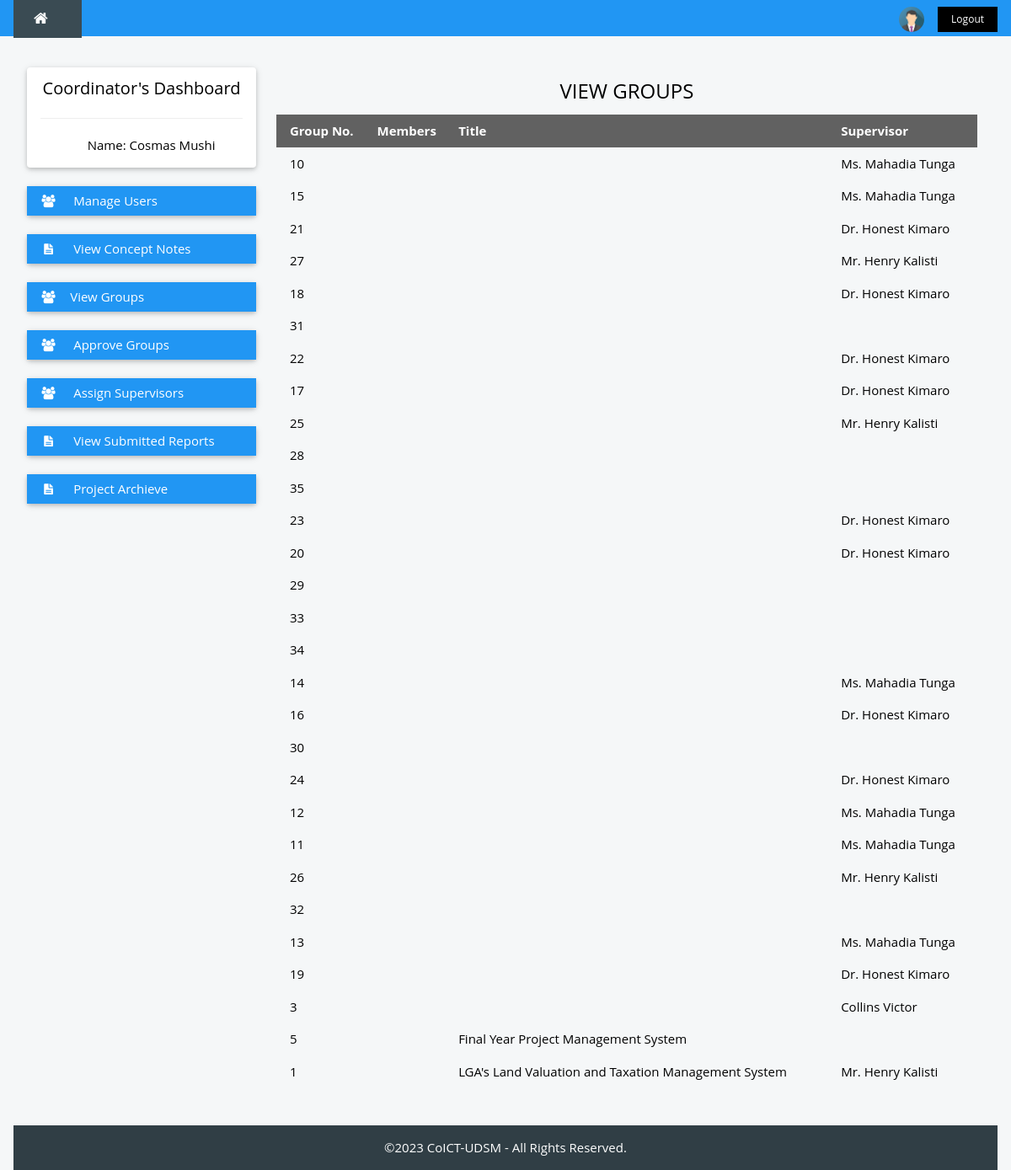
The app's page /coordinator/groups.php (signed in) with its own data.
### tables this page shows
CREATE TABLE IF NOT EXISTS `grp` (
  `grpId` int(7) NOT NULL,
  `grpNo` int(11) NOT NULL AUTO_INCREMENT,
  `approval` int(11) NOT NULL,
  `empId` varchar(20) NOT NULL,
  PRIMARY KEY (`grpId`),
  KEY `empId` (`empId`),
  KEY `grpNo` (`grpNo`)
);

CREATE TABLE IF NOT EXISTS `supervisor` (
  `empId` varchar(20) NOT NULL,
  `fName` varchar(25) NOT NULL,
  `lName` varchar(25) NOT NULL,
  `email` varchar(25) NOT NULL,
  `phoneNo` varchar(15) NOT NULL,
  `expertise` varchar(50) NOT NULL,
  `office` varchar(5) NOT NULL,
  PRIMARY KEY (`empId`),
  KEY `empId` (`empId`)
);

CREATE TABLE IF NOT EXISTS `project` (
  `projectId` int(5) NOT NULL AUTO_INCREMENT,
  `projectTitle` varchar(250) NOT NULL,
  `description` text NOT NULL,
  `output` text NOT NULL,
  `grpNo` int(3) NOT NULL,
  PRIMARY KEY (`projectId`)
);

### coordinator/groups.php (the view, shortened to what this page needs)
<?php
	 include '../header.php';
	?>
<div class="w3-container " style="max-width:1400px;margin-top:80px">
  <div class="w3-row-padding">
    <div class="w3-col m3 ">
    <?php
      include 'coord-nav.php';
    ?>
    </div>
    <div class="w3-col m9">
      <div id="main">
      <div class="w3-row-padding">
	<div class="w3-center">
	<h3>VIEW GROUPS</h3>
	</div>
	<table class="w3-table w3-hoverable" border="0">
	<thead>
	  <tr class="w3-dark-grey">
	    <th>Group No.</th>
	    <th>Members</th>
	    <th>Title</th>
	    <th>Supervisor</th>
	  </tr>
	</thead>
	<tr>
	<?php
		  	$grpsql = mysqli_query($dbcon, "SELECT * FROM grp ") or die(mysqli_error());
	    	while ($group = mysqli_fetch_array($grpsql)) {
	    	$groupNo = $group['grpNo'];
	    	?>
	    	<td> <?php echo $groupNo; ?> </td>
		  <td>
	 <?php
		$supId =  "SELECT * FROM `supervisor` WHERE empId = (SELECT empId FROM grp WHERE grpNo = '$groupNo')";
	    $supIdsql = mysqli_query($dbcon,$supId) or die(mysqli_error());
	    $sup_row = mysqli_fetch_array($supIdsql);
	    $supervisor = $sup_row['fName']." ".$sup_row['lName'];
	 	$projectsql = mysqli_query($dbcon, "SELECT projectTitle FROM project WHERE grpNo = '$groupNo'") or die(mysqli_error());
	 	$project_row = mysqli_fetch_array($projectsql);
		$title = $project_row['projectTitle'];
	 	?>
		 </td>
		  <td><?php echo $title ; ?></td>
		  <td><?php echo $supervisor; ?></td>
		  </tr>
		<?php
		}
		?>
	</table>
	      <br />
	   </div>
    </div>
  </div>
</div>
<br>
<?php
  include '../footer.php';
?>

### header.php (shortened to what this page needs)
<!DOCTYPE html>
<head>
  		<link rel="stylesheet" type="text/css" href="../styles/w3.css">
			<link rel="stylesheet" type="text/css" href="../styles/style.css">
			<link rel="stylesheet" type="text/css" href="../styles/w3-theme-blue-grey.css">
			<link rel="stylesheet" href="../fonts/font-awesome.min.css">
</head>
<body class="w3-theme-l5" onload="">
<div class="w3-top">
 <div class="w3-bar w3-blue w3-left-align w3-large w3-padding">
  <a href="index.php" class="w3-bar-item w3-button w3-padding-large w3-theme-d4"><i class="fa fa-home w3-margin-right"></i></a>
    <a href="../logout.php" title="Logout"><button class="w3-bar-item w3-btn w3-small w3-hide-small w3-right w3-hover-white">Logout</button></a>
  <span onclick="loadUser()" class="w3-bar-item w3-button w3-hide-small w3-right w3-margin-right w3-hover-light-grey" title="My Account"><img src="../images/avatar.png" class="w3-circle" style="height:30px;width:30px" alt="Account" title="My Account"></span>
 </div>
</div>

### coordinator/coord-nav.php (shortened to what this page needs)
<div class="w3-card-2 w3-round w3-white">
        <div class="w3-center w3-container">
         <h4 class="">Coordinator's Dashboard</h4>
         <hr>
         <p><i class="fa fa-person fa-fw "></i> Name: <?php echo "Cosmas Mushi" ?></p>
        </div>
      </div>
      <br>
       <div class="w3-card-2 w3-round">
        <div class="w3-white">
          <button onclick="myFunction('Demo3')" class="w3-btn-block w3-blue w3-left-align"><i class="fa fa-users fa-fw w3-margin-right"></i> Manage Users</button>
        </div>
      </div>
      <br />
      <div class="w3-card-2 w3-round">
            <div class="w3-white">
            <?php
            $studentconcept = mysqli_query($dbcon, "SELECT * FROM conceptnote ") or die(mysqli_error());
            $concept_num_row = mysqli_num_rows($studentconcept);
            if($concept_num_row > "0") { ?>
                <a href="viewconcepts.php"><button class="w3-btn w3-btn-block w3-blue w3-left-align"><i class="fa fa-file-text fa-fw w3-margin-right"></i> View Concept Notes</button></a>
                <?php }
            else {
                echo "There are no any submitted concepts. <br />";
            }
            ?>
        </div>
      </div>
      <br />
        <div class="w3-card-2 w3-round">
        <div class="w3-white">
          <a href="groups.php"><button class="w3-btn-block w3-blue w3-left-align"><i class="fa fa-users fa-fw w3-margin-right"></i>View Groups </button></a>
          </div>
        </div>
        <br />
        <div class="w3-card-2 w3-round">
        <div class="w3-white">
              <a href="approve-groups.php"><button  class="w3-btn w3-btn-block w3-blue w3-left-align"><i class="fa fa-users fa-fw w3-margin-right"></i> Approve Groups</button></a>
        </div>
      </div>
      <br />
      <div class="w3-card-2 w3-round">
        <div class="w3-white">
               <a href="assign-supervisor.php"><button class="w3-btn w3-btn-block w3-blue w3-left-align"><i class="fa fa-users fa-fw w3-margin-right"></i> Assign Supervisors</button></a>
        </div>
      </div>
      <br />
      <div class="w3-card-2 w3-round">
        <div class="w3-white">
          <a href="viewreports.php"><button class="w3-btn-block w3-blue w3-left-align"><i class="fa fa-file-text fa-fw w3-margin-right"></i> View Submitted Reports</button></a>
        </div>
      </div>
      <br />
      <div class="w3-card-2 w3-round">
        <div class="w3-white">
          <a href="../search-projects.php"><button id="" class="w3-btn-block w3-blue w3-left-align" ><i class="fa fa-file-text fa-fw w3-margin-right"></i> Project Archieve</button></a>
        </div>
      </div>
      <br>

### footer.php (shortened to what this page needs)
<footer class="w3-container w3-theme-d5 w3-center">
      <div class="w3-container">
        <p>&copy<?php $yr=getdate(date("U")); echo "$yr[year]";   ?> CoICT-UDSM - All Rights Reserved. </p>
      </div>
</footer>
</body>
</html>

### styles/w3-theme-blue-grey.css (style rules this page uses)
.w3-theme-l5 { color:#000 !important; background-color:#f5f7f8 !important }
.w3-theme-d4 { color:#fff !important; background-color:#3a4b53 !important }
.w3-theme-d5 { color:#fff !important; background-color:#303e45 !important }

### header.php (style rules this page uses)
html,body,h1,h2,h3,h4,h5 { font-family: "Open Sans", sans-serif }

### records on screen
grp: grpNo "10", empId.lName "Ms. Mahadia Tunga"
grp: grpNo "15", empId.lName "Ms. Mahadia Tunga"
grp: grpNo "21", empId.lName "Dr. Honest Kimaro"
grp: grpNo "27", empId.lName "Mr. Henry Kalisti"
grp: grpNo "18", empId.lName "Dr. Honest Kimaro"
grp: grpNo "31"
grp: grpNo "22", empId.lName "Dr. Honest Kimaro"
grp: grpNo "17", empId.lName "Dr. Honest Kimaro"
grp: grpNo "25", empId.lName "Mr. Henry Kalisti"
grp: grpNo "28"
grp: grpNo "35"
grp: grpNo "23", empId.lName "Dr. Honest Kimaro"
grp: grpNo "20", empId.lName "Dr. Honest Kimaro"
grp: grpNo "29"
grp: grpNo "33"
grp: grpNo "34"
grp: grpNo "14", empId.lName "Ms. Mahadia Tunga"
grp: grpNo "16", empId.lName "Dr. Honest Kimaro"
grp: grpNo "30"
grp: grpNo "24", empId.lName "Dr. Honest Kimaro"
grp: grpNo "12", empId.lName "Ms. Mahadia Tunga"
grp: grpNo "11", empId.lName "Ms. Mahadia Tunga"
grp: grpNo "26", empId.lName "Mr. Henry Kalisti"
grp: grpNo "32"
grp: grpNo "13", empId.lName "Ms. Mahadia Tunga"
grp: grpNo "19", empId.lName "Dr. Honest Kimaro"
grp: grpNo "3", empId.lName "Collins Victor"
grp: grpNo "5", project.projectTitle "Final Year Project Management System"
grp: grpNo "1", project.projectTitle "LGA's Land Valuation and Taxation Management System", empId.lName "Mr. Henry Kalisti"

### other values on screen
$yr[year] "2023"
